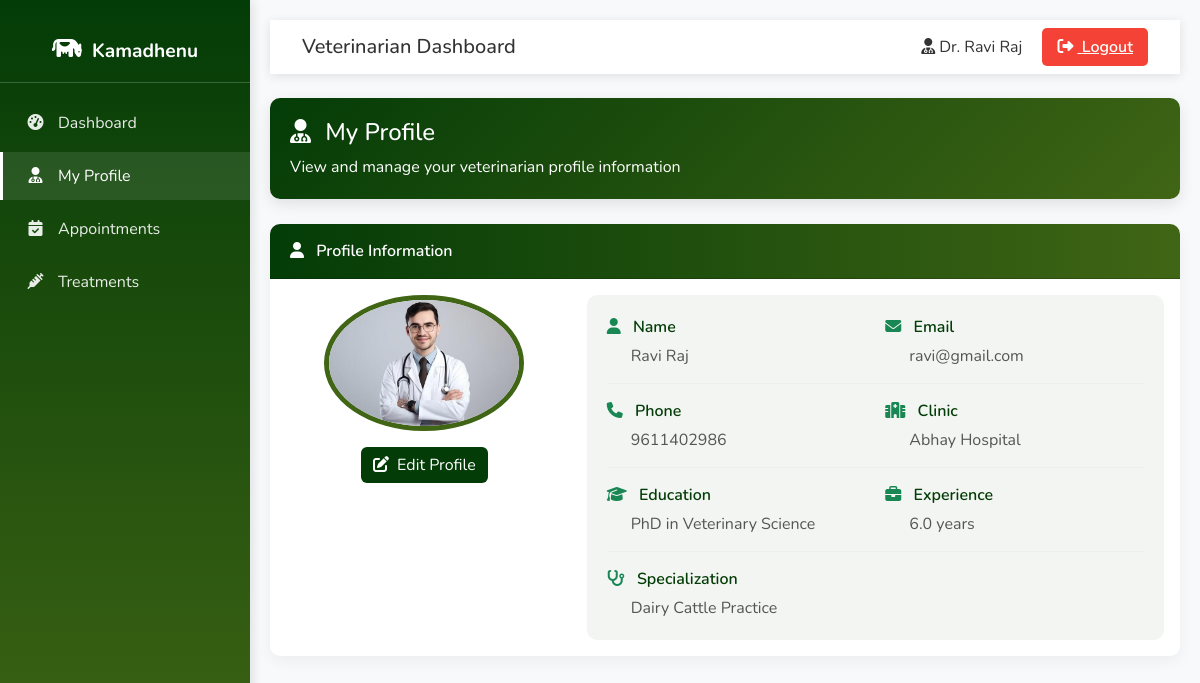
Page /vet/profile (signed in) on the earlier database version.
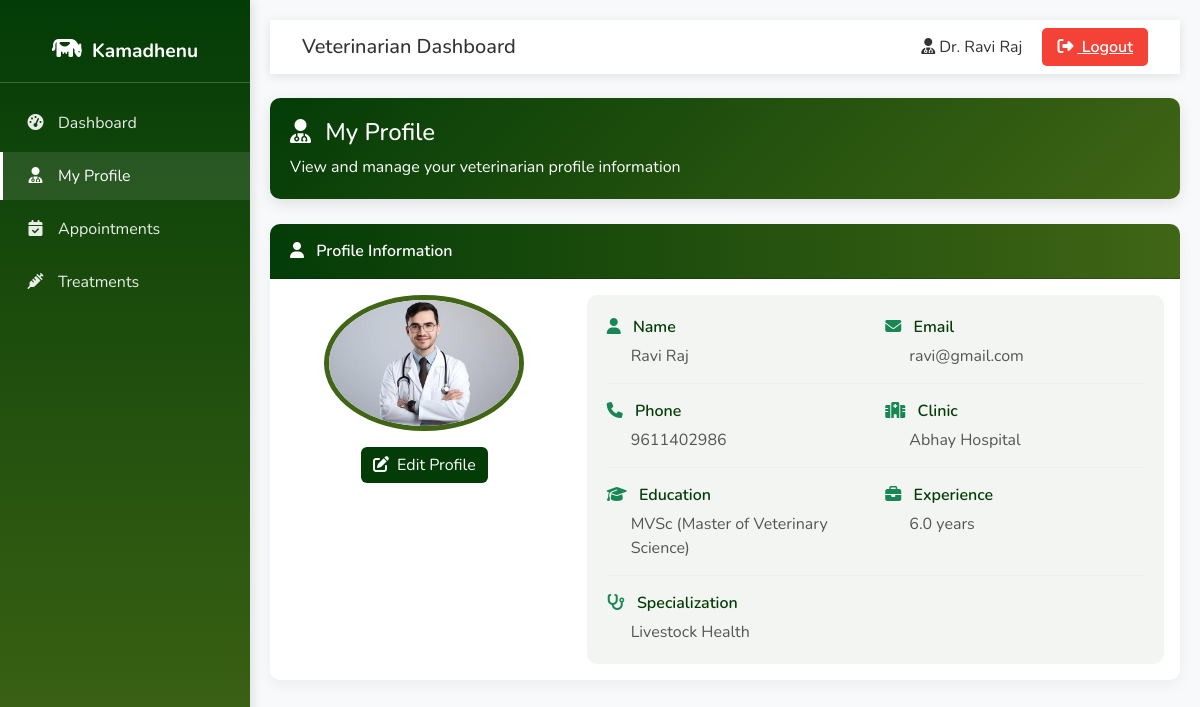
Same page on the later database version.
### tables this page shows
CREATE TABLE veterinarians (
            vet_id INTEGER PRIMARY KEY AUTOINCREMENT,
            name TEXT NOT NULL,
            email TEXT UNIQUE NOT NULL,
            phone TEXT UNIQUE NOT NULL,
            clinic TEXT,
            education TEXT NOT NULL,
            experience REAL NOT NULL,
            specialization TEXT NOT NULL,
            password TEXT NOT NULL,
            photo TEXT,
            created_at TIMESTAMP DEFAULT CURRENT_TIMESTAMP
        );

### app.py (the view)
@app.route("/vet/profile")
def vet_profile():
    if "vet_id" not in session:
        return redirect(url_for("vet_login"))
    conn = get_db()
    vet = conn.execute("SELECT * FROM veterinarians WHERE vet_id = ?", (session["vet_id"],)).fetchone()
    conn.close()
    return render_template("vet_profile.html", vet=vet)

### app.py (called while the page is built)
def get_db():
    conn = sqlite3.connect(DB_NAME)
    conn.row_factory = sqlite3.Row
    return conn

@app.context_processor
def inject_lang():
    return {'current_lang': session.get('language', 'en')}

### templates/vet_profile.html (shortened to what the changed rows need)
<!DOCTYPE html>
<html lang="en">
<head>
    <link rel="stylesheet" href="https://cdn.jsdelivr.net/npm/bootstrap@5.3.0/dist/css/bootstrap.min.css">
    <link rel="stylesheet" href="https://cdnjs.cloudflare.com/ajax/libs/font-awesome/6.4.0/css/all.min.css">
</head>
<body>
    <div class="main-content">
        <nav class="navbar navbar-expand-lg navbar-light mb-4">
            <div class="container-fluid">
                <div>
                    <span class="me-3"><i class="fas fa-user-md me-1"></i>Dr. {{ vet['name'] }}</span>
                    <a href="{{ url_for('vet_logout') }}" class="btn-logout"><i class="fas fa-sign-out-alt me-1"></i> Logout</a>
                </div>
            </div>
        </nav>
        <div class="card">
            <div class="card-body">
                <div class="row">
                    <div class="col-md-4 text-center">
                        {% if vet['photo'] %}
                            <img src="{{ url_for('static', filename='uploads/vets/' ~ vet['photo']) }}"
                                alt="Profile Photo"
                                class="img-fluid rounded-circle profile-img">
                        {% else %}
                            <img src="{{ url_for('static', filename='uploads/vets/default.png') }}"
                                alt="Default Photo"
                                class="img-fluid rounded-circle profile-img">
                        {% endif %}
                        <div class="mt-3">
                            <a href="{{ url_for('vet_edit_profile') }}" class="btn btn-success">
                            </a>
                        </div>
                    </div>
                    <div class="col-md-8">
                        <div class="profile-details">
                            <div class="detail-row">
                                <div class="detail-item">
                                    <div class="field-label">
                                        <i class="fas fa-user me-2 text-success"></i> Name
                                    </div>
                                    <div class="field-value ms-4">
                                        {{ vet['name'] }}
                                    </div>
                                </div>
                                <div class="detail-item">
                                    <div class="field-label">
                                        <i class="fas fa-envelope me-2 text-success"></i> Email
                                    </div>
                                    <div class="field-value ms-4">
                                        {{ vet['email'] }}
                                    </div>
                                </div>
                            </div>
                            <div class="detail-row">
                                <div class="detail-item">
                                    <div class="field-label">
                                        <i class="fas fa-phone me-2 text-success"></i> Phone
                                    </div>
                                    <div class="field-value ms-4">
                                        {{ vet['phone'] }}
                                    </div>
                                </div>
                                <div class="detail-item">
                                    <div class="field-label">
                                        <i class="fas fa-hospital me-2 text-success"></i> Clinic
                                    </div>
                                    <div class="field-value ms-4">
                                        {{ vet['clinic'] if vet['clinic'] else 'Not specified' }}
                                    </div>
                                </div>
                            </div>
                            <div class="detail-row">
                                <div class="detail-item">
                                    <div class="field-label">
                                        <i class="fas fa-graduation-cap me-2 text-success"></i> Education
                                    </div>
                                    <div class="field-value ms-4">
                                        {{ vet['education'] if vet['education'] else 'Not specified' }}
                                    </div>
                                </div>
                                <div class="detail-item">
                                    <div class="field-label">
                                        <i class="fas fa-briefcase me-2 text-success"></i> Experience
                                    </div>
                                    <div class="field-value ms-4">
                                        {{ vet['experience'] if vet['experience'] else '0' }} years
                                    </div>
                                </div>
                            </div>
                            <div class="detail-row">
                                <div class="detail-item" style="flex: 0 0 100%; max-width: 100%;">
                                    <div class="field-label">
                                        <i class="fas fa-stethoscope me-2 text-success"></i> Specialization
                                    </div>
                                    <div class="field-value ms-4">
                                        {{ vet['specialization'] if vet['specialization'] else 'Not specified' }}
                                    </div>
                                </div>
                            </div>
                        </div>
                    </div>
                </div>
            </div>
        </div>
    </div>
</body>
</html>

Differences in the rows shown:
changed veterinarians "Ravi Raj": education "PhD in Veterinary Science" → "MVSc (Master of Veterinary Science)"; specialization "Dairy Cattle Practice" → "Livestock Health"
